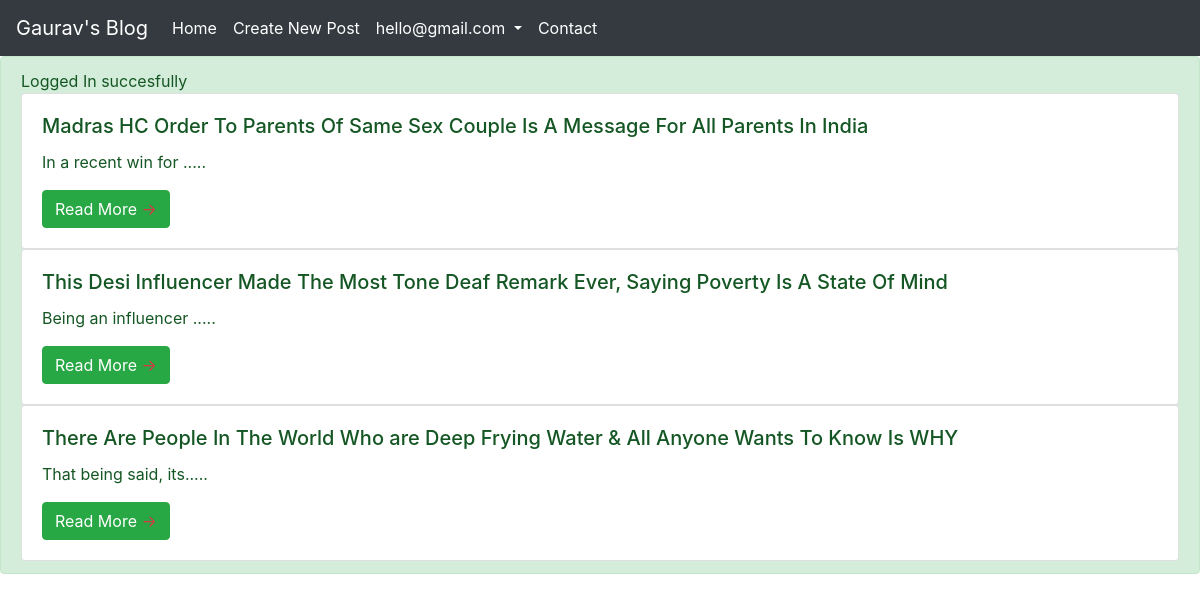
/index.php?info=login (signed in), run on the app's committed database.
### tables this page shows
CREATE TABLE `post` (
  `id` int(11) NOT NULL,
  `title` blob NOT NULL,
  `Content` longblob NOT NULL,
  `user` varchar(255) NOT NULL
);

### logic.php (called while the page is built, shortened)
<?php
    $conn = mysqli_connect("localhost","root","","gaurav_blog");
    $sql = "select * from post";
    $query = mysqli_query($conn,$sql);
?>

### index.php (the view, shortened to what this page needs)
<?php
  include "logic.php";
?>
<!doctype html>
<html lang="en">
  <head>
    <link rel="stylesheet" href="https://cdn.jsdelivr.net/npm/bootstrap@4.6.0/dist/css/bootstrap.min.css">
  </head>
  <body>
  <?php
    include "nav.php";
  ?>
  <?php
  if(isset($_REQUEST["info"])){ ?>
  <?php if($_REQUEST["info"]=='added'){ ?>
  <div class="alert alert-success" role="alert">
    post has been added succesfully
  </div>
  <?php }  else if($_REQUEST["info"]=='updated'){?>
  <div class="alert alert-success" role="alert">
    post has been Updated succesfully
  </div>
  <?php } else if($_REQUEST["info"]=='deleted'){?>
    <div class="alert alert-danger" role="alert">
    post has been Deleted succesfully
  </div>
  <?php } else if($_REQUEST["info"]=='signup'){?>
    <div class="alert alert-success" role="alert">
    Account Created succesfully
  <?php } else if($_REQUEST["info"]=='login'){?>
    <div class="alert alert-success" role="alert">
    Logged In succesfully
  <?php } else if($_REQUEST["info"]=='loginfail'){?>
    <div class="alert alert-danger" role="alert">
    Email Or Password Incorrect Try Again!
  <?php }
  else if($_REQUEST["info"]=='contact'){ ?>
    <div class="alert alert-success" role="alert">
    Your Form Submitted succesfully
  <?php }}?>
    <?php foreach ($query as $q) {?>
    <div class="card">
  <div class="card-body">
    <h5 class="card-title"><?php echo $q['title'];?></h5>
    <p class="card-text"><?php echo substr($q['Content'],0,20); echo ".....";?></p>
    <a href="post.php?id=<?php echo $q['id']?>" class="btn btn-success">Read More <span class="text-danger">&rarr;</span></a>
  </div>
</div>
    <?php }?>
  </body>
</html>

### data on the page
post: title "Madras HC Order To Parents Of Same Sex Couple Is A Message For All Parents In India", Content "In a recent win for"
post: title "This Desi Influencer Made The Most Tone Deaf Remark Ever, Saying Poverty Is A State Of Mind", Content "Being an influencer"
post: title "There Are People In The World Who are Deep Frying Water & All Anyone Wants To Know Is WHY", Content "That being said, its"

### other printed values
$_SESSION['name'] "hello@gmail.com"
